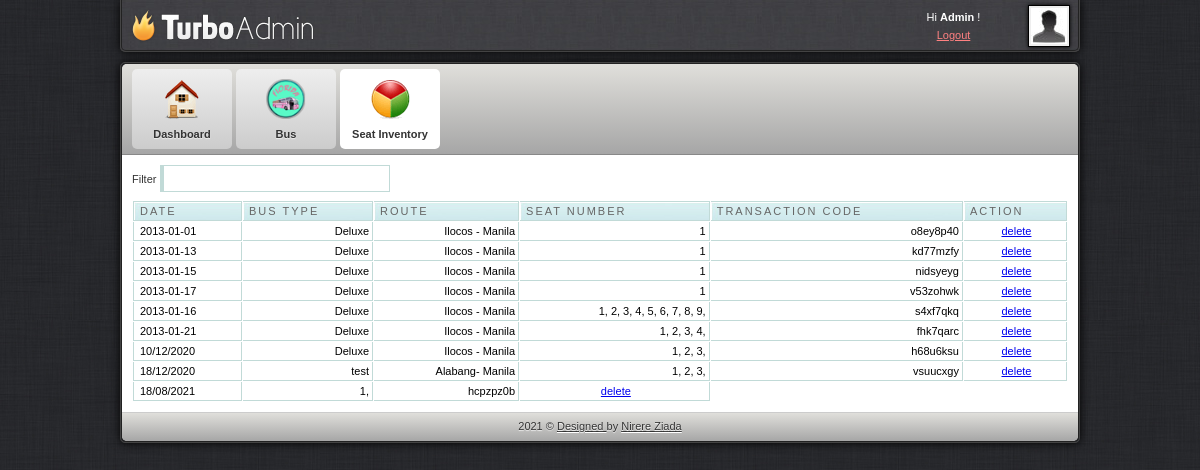
Page /admin/setinventory.php (signed in) on the committed database.
### tables this page shows
CREATE TABLE `reserve` (
  `id` int(11) NOT NULL,
  `date` varchar(11) NOT NULL,
  `bus` varchar(11) NOT NULL,
  `seat_reserve` varchar(11) NOT NULL,
  `transactionnum` varchar(10) NOT NULL,
  `seat` varchar(100) NOT NULL
);

CREATE TABLE `route` (
  `id` int(11) NOT NULL,
  `route` varchar(300) NOT NULL,
  `price` varchar(30) NOT NULL,
  `numseats` int(30) NOT NULL,
  `type` varchar(300) NOT NULL,
  `time` time NOT NULL
);

### admin/setinventory.php (the view, shortened to what this page needs)
<html>
<head>
<link href="css/style.css" rel="stylesheet" type="text/css" />
<link rel="stylesheet" href="febe/style.css" type="text/css" media="screen" charset="utf-8">
<link href="src/facebox.css" media="screen" rel="stylesheet" type="text/css" />
</head>
<body>
	<div id="container">
		<div id="adminbar-outer" class="radius-bottom">
			<div id="adminbar" class="radius-bottom">
				<a id="logo" href="dashboard.php"></a>
				<div id="details">
					<a class="avatar" href="javascript: void(0)">
					<img width="36" height="36" alt="avatar" src="img/avatar.jpg">
					</a>
					<div class="tcenter">
					Hi
					<strong>Admin</strong>
					!
					<br>
					<a class="alightred" href="../index.php">Logout</a>
					</div>
				</div>
			</div>
		</div>
		<div id="panel-outer" class="radius" style="opacity: 1;">
			<div id="panel" class="radius">
				<ul class="radius-top clearfix" id="main-menu">
					<li>
						<a href="dashboard.php">
							<img alt="Dashboard" src="img/m-dashboard.png">
							<span>Dashboard</span>
						</a>
					</li>
					<li>
						<a href="route.php">
							<img alt="Statistics" src="img/m-custom.png">
							<span>Bus</span>
						</a>
					</li>
					<li>
						<a class="active" href="setinventory.php">
							<img alt="Statistics" src="img/m-statistics.png">
							<span>Seat Inventory</span>
						</a>
					</li>
				</ul>
				<div id="content" class="clearfix">
					<label for="filter">Filter</label> <input type="text" name="filter" value="" id="filter" />
					<table cellpadding="1" cellspacing="1" id="resultTable">
						<thead>
							<tr>
								<th  style="border-left: 1px solid #C1DAD7"> Date </th>
								<th> Bus Type </th>
								<th> Route </th>
								<th> Seat Number </th>
								<th> Transaction Code </th>
								<th> Action </th>
							</tr>
						</thead>
						<tbody>
						<?php
							include('../db.php');
							$result = mysqli_query($conn,"SELECT * FROM reserve");
							while($row = mysqli_fetch_array($result))
								{
									echo '<tr class="record">';
									echo '<td style="border-left: 1px solid #C1DAD7;">'.$row['date'].'</td>';
									$rrad=$row['bus'];
									$results = mysqli_query($conn,"SELECT * FROM route WHERE id='$rrad'");
									while($rows = mysqli_fetch_array($results))
										{
									echo '<td><div align="right">'.$rows['type'].'</div></td>';
									echo '<td><div align="right">'.$rows['route'].'</div></td>';
										}
									echo '<td><div align="right">'.$row['seat'].'</div></td>';
									echo '<td><div align="right">'.$row['transactionnum'].'</div></td>';
									echo '<td><div align="center"><a href="#" id="'.$row['id'].'" class="delbutton" title="Click To Delete">delete</a></div></td>';
									echo '</tr>';
								}
							?>
						</tbody>
					</table>
				</div>
				<div id="footer" class="radius-bottom">
					2021 ©
					<a class="afooter-link" href="">Designed </a>
					by
					<a class="afooter-link" href="">Nirere Ziada</a>
				</div>
			</div>
		</div>
	</div>
</body>
</html>

### admin/css/style.css (style rules this page uses)
html, body { background: url("../img/bg.jpg") repeat scroll 0 0 #333333; color: #333333; font-family: Arial,Helvetica,sans-serif; font-size: 11px; line-height: 1.6; margin:0; }
#container { margin: 0 auto; width: 960px; }
#login-container-outer, #container #adminbar-outer, #container #panel-outer { border: 1px solid #444444; box-shadow: 0 0 10px #000000; }
#container #adminbar-outer { background: none repeat scroll 0 0 #403F44; border-top: medium none; margin: 0 0 10px; }
.radius-bottom { border-bottom-left-radius: 5px; border-bottom-right-radius: 5px; }
#login-container, #container #adminbar, #container #panel { border: 1px solid #222222; }
#container #adminbar { background: url("../img/alter-bg.jpg") repeat scroll left top transparent; border-top: medium none; height: 50px; }
.clearfix { clear:both; }
#container #adminbar a#logo { background: url("../img/logo.png") no-repeat scroll left top transparent; display: block; float: left; height: 50px; width: 200px; }
#container #adminbar #details { color: #FFFFFF; float: right; height: 34px; line-height: 18px; padding: 8px; width: 184px; }
#container #adminbar #details a.avatar { background-color: #EEEEEE; border: 1px solid #000000; box-shadow: 0 0 4px #000000; display: block; float: right; height: 36px; margin: -3px 0 0 7px; padding: 2px; width: 36px; }
.tcenter { text-align: center; }
a.alightred { color: #FF8181; }
.radius { border-radius: 5px 5px 5px 5px; }
#container #panel ul#main-menu, #container #panel #footer, #login-extra { background-color: #D5D5D5; background-image: linear-gradient(#E0DFDB, #A6A6A6); }
ul#main-menu { border-bottom: 1px solid #888888; list-style: none outside none; margin: 0; padding: 0 10px; }
.radius-top { border-top-left-radius: 5px; border-top-right-radius: 5px; }
ul#main-menu li { float: left; margin: 5px 4px 5px 0; }
ul#main-menu li a.active { background: none repeat scroll 0 0 #FFFFFF; text-shadow: 0 1px 1px #FFFFFF; }
ul#main-menu li a { background: linear-gradient(#EEEEEE, #CCCCCC) repeat scroll 0 0 #EEEEEE; border-radius: 5px 5px 5px 5px; color: #333333; display: block; font-weight: bold; height: 80px; line-height: 1px; position: relative; text-align: center; text-shadow: 0 1px 1px #EEEEEE; width: 100px; text-decoration:none; }
ul#main-menu li a img { height: 40px; padding: 10px 15px 5px; width: 40px; }
ul#main-menu li a span { display: block; line-height: 20px; padding: 0 0 5px; }
#container #content { padding: 10px; background-color:#ffffff; }
#container #footer { border-top: 1px solid #CCCCCC; color: #333333; margin: 0; padding: 5px; text-align: center; text-shadow: 0 1px 1px #EEEEEE; }
a.afooter-link { color: #333333; text-shadow: 0 1px 1px #FFFFFF; }

### admin/febe/style.css (style rules this page uses)
#resultTable { background-color: white; margin-top: 8px; width: 100%; color:#000000; }
#resultTable th.sortable { background: url("bg_header.jpg") no-repeat scroll 0 0 #CAE8EA; border-bottom: 1px solid #C1DAD7; border-right: 1px solid #C1DAD7; border-top: 1px solid #C1DAD7; color: #4F6B72; font: normal 11px "Trebuchet MS",Verdana,Arial,Helvetica,sans-serif; letter-spacing: 2px; padding: 3px 3px 3px 6px; text-align: left; text-transform: uppercase; color: #666; cursor: pointer; text-decoration: none; }
#resultTable th { background: url("bg_header.jpg") no-repeat scroll 0 0 #CAE8EA; border-bottom: 1px solid #C1DAD7; border-right: 1px solid #C1DAD7; border-top: 1px solid #C1DAD7; color: #4F6B72; font: normal 11px "Trebuchet MS",Verdana,Arial,Helvetica,sans-serif; letter-spacing: 2px; padding: 3px 3px 3px 6px; text-align: left; text-transform: uppercase; color: #666; cursor: pointer; text-decoration: none; }
#resultTable td { border-bottom: 1px solid #C1DAD7; border-right: 1px solid #C1DAD7; padding: 3px 3px 3px 6px; font: normal 11px "Trebuchet MS",Verdana,Arial,Helvetica,sans-serif; }
#resultTable td.odd { font: normal 11px "Trebuchet MS",Verdana,Arial,Helvetica,sans-serif; }
#filter { width: 230px; border: 1px solid #C1DAD7; border-left: 4px solid #C1DAD7; padding:5px; background-image:url('../images/filter.gif'); background-repeat:no-repeat; background-position: 3px 5px; padding-left:20px; }
.clearfix { clear:both; }

### rows in the picture
reserve: date "2013-01-01", seat "1", transactionnum "o8ey8p40"
route: type "Deluxe", route "Ilocos - Manila"
reserve: date "2013-01-13", seat "1", transactionnum "kd77mzfy"
reserve: date "2013-01-15", seat "1", transactionnum "nidsyeyg"
reserve: date "2013-01-17", seat "1", transactionnum "v53zohwk"
reserve: date "2013-01-16", seat "1, 2, 3, 4, 5, 6, 7, 8, 9,", transactionnum "s4xf7qkq"
reserve: date "2013-01-21", seat "1, 2, 3, 4,", transactionnum "fhk7qarc"
reserve: date "10/12/2020", seat "1, 2, 3,", transactionnum "h68u6ksu"
reserve: date "18/12/2020", seat "1, 2, 3,", transactionnum "vsuucxgy"
route: type "test", route "Alabang- Manila"
reserve: date "18/08/2021", seat "1,", transactionnum "hcpzpz0b"
